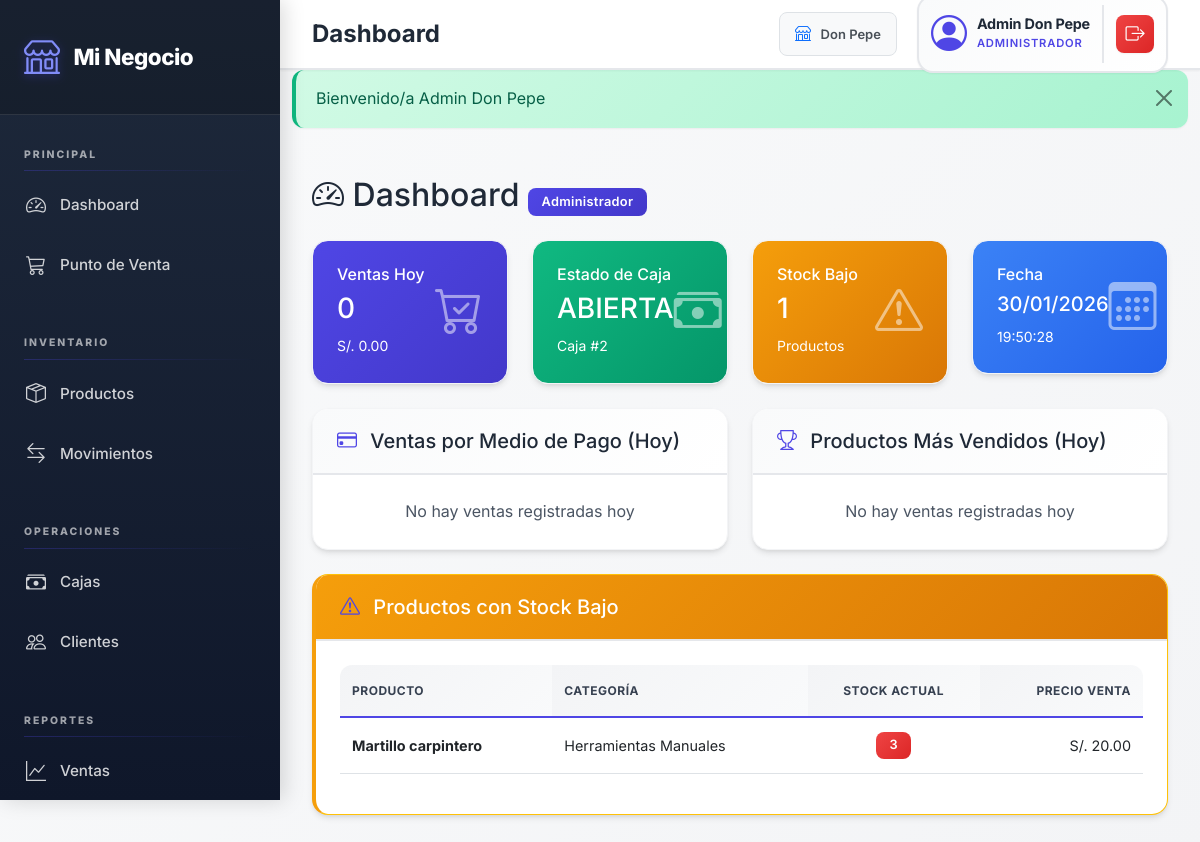
The app's page /index.php (signed in) with its own data.
### tables this page shows
CREATE TABLE `cajas` (
  `id` int(11) NOT NULL,
  `tienda_id` int(11) NOT NULL,
  `usuario_id` int(11) NOT NULL,
  `fecha_apertura` timestamp NOT NULL DEFAULT current_timestamp(),
  `saldo_inicial` decimal(10,2) NOT NULL DEFAULT 0.00,
  `fecha_cierre` timestamp NULL DEFAULT NULL,
  `efectivo_esperado` decimal(10,2) DEFAULT 0.00,
  `efectivo_contado` decimal(10,2) DEFAULT NULL,
  `yape_total_registrado` decimal(10,2) DEFAULT 0.00,
  `diferencia_efectivo` decimal(10,2) DEFAULT 0.00,
  `estado` enum('ABIERTA','CERRADA','VALIDADA') NOT NULL DEFAULT 'ABIERTA',
  `observacion` text DEFAULT NULL,
  `validado_por` int(11) DEFAULT NULL,
  `fecha_validacion` timestamp NULL DEFAULT NULL
);

CREATE TABLE `productos` (
  `id` int(11) NOT NULL,
  `tienda_id` int(11) NOT NULL,
  `categoria_id` int(11) DEFAULT NULL,
  `unidad_medida_id` int(11) DEFAULT NULL,
  `nombre` varchar(100) NOT NULL,
  `descripcion` text DEFAULT NULL,
  `codigo_barra` varchar(50) DEFAULT NULL,
  `precio_compra` decimal(10,2) NOT NULL DEFAULT 0.00,
  `precio_venta` decimal(10,2) NOT NULL,
  `stock_minimo` int(11) NOT NULL DEFAULT 0,
  `stock_actual` int(11) NOT NULL DEFAULT 0,
  `activo` tinyint(1) NOT NULL DEFAULT 1,
  `aplica_igv` tinyint(1) NOT NULL DEFAULT 1,
  `created_at` timestamp NOT NULL DEFAULT current_timestamp(),
  `updated_at` timestamp NOT NULL DEFAULT current_timestamp() ON UPDATE current_timestamp()
);

CREATE TABLE `categorias` (
  `id` int(11) NOT NULL,
  `tienda_id` int(11) DEFAULT NULL COMMENT 'NULL = Global (SUPER_ADMIN), valor = Personalizada',
  `nombre` varchar(100) NOT NULL,
  `descripcion` text DEFAULT NULL,
  `tipo_negocio` enum('ALIMENTOS','FERRETERIA','FARMACIA','ROPA','TECNOLOGIA','LIMPIEZA','LIBRERIA','MASCOTAS','VARIADO') DEFAULT 'VARIADO',
  `es_global` tinyint(1) DEFAULT 1 COMMENT '1=Global, 0=Personalizada',
  `activo` tinyint(1) DEFAULT 1,
  `created_at` timestamp NOT NULL DEFAULT current_timestamp(),
  `updated_at` timestamp NOT NULL DEFAULT current_timestamp() ON UPDATE current_timestamp()
);

### config/config.php (called while the page is built, shortened)
<?php
require_once BASE_PATH . '/config/tenant.php';
function isLoggedIn() {
    return isset($_SESSION['user_id']) && isset($_SESSION['rol']);
}
function isCajero() {
    return isLoggedIn() && $_SESSION['rol'] === 'CAJERO';
}
function formatMoney($amount) {
    return 'S/. ' . number_format($amount ?? 0, 2);
}
function getCajaAbierta($usuario_id = null) {
    $db = Database::getInstance()->getConnection();
    $params = [];
    $sql = "SELECT * FROM cajas WHERE estado = 'ABIERTA'";
    if (hasTienda()) {
        $sql .= " AND tienda_id = :tienda_id";
        $params['tienda_id'] = getTiendaId();
    }
    $sql .= " ORDER BY id DESC LIMIT 1";
    $stmt = $db->prepare($sql);
    $stmt->execute($params);
    return $stmt->fetch();
}
function getTiendaId() {
    return $_SESSION['tienda_id'] ?? null;
}
function hasTienda() {
    return isset($_SESSION['tienda_id']) && $_SESSION['tienda_id'] !== null;
}

### config/tenant.php (called while the page is built, shortened)
<?php
class TenantHelper {
    public static function addTenantScope(&$sql, $tiendaId = null) {
        $tiendaId = $tiendaId ?? getTiendaId();
        if (stripos($sql, 'WHERE') !== false) {
            $sql .= " AND tienda_id = " . intval($tiendaId);
        } else {
            $sql .= " WHERE tienda_id = " . intval($tiendaId);
        }
    }
}

### index.php (the view, shortened to what this page needs)
<?php
require_once 'config/config.php';
include 'views/layouts/header.php';
$db = Database::getInstance()->getConnection();
$stats = [];
$sql = "
    SELECT
        COUNT(*) as total_ventas,
        COALESCE(SUM(total), 0) as monto_total
    FROM ventas
    WHERE DATE(fecha_hora) = CURDATE() AND estado = 'PAGADA'
";
$stmt = $db->query($sql);
$stats['ventas_hoy'] = $stmt->fetch();
$sql = "
    SELECT COUNT(*) as total
    FROM productos
    WHERE stock_actual <= stock_minimo AND activo = TRUE
";
$stmt = $db->query($sql);
$stats['stock_bajo'] = $stmt->fetch()['total'];
$caja_abierta = getCajaAbierta();
$stats['caja_estado'] = $caja_abierta ? 'ABIERTA' : 'CERRADA';
$stats['caja_id'] = $caja_abierta ? $caja_abierta['id'] : null;
$sql = "
    SELECT
        p.medio,
        COUNT(DISTINCT v.id) as cantidad,
        COALESCE(SUM(p.monto), 0) as total
    FROM pagos p
    INNER JOIN ventas v ON p.venta_id = v.id
    WHERE DATE(v.fecha_hora) = CURDATE() AND v.estado = 'PAGADA'
";
if (!isSuperAdmin()) {
    $sql .= " AND v.tienda_id = " . getTiendaId();
}
$sql .= " GROUP BY p.medio";
$stmt = $db->query($sql);
$stats['pagos_hoy'] = $stmt->fetchAll();
$sql = "
    SELECT
        p.nombre,
        SUM(dv.cantidad) as total_vendido,
        SUM(dv.subtotal) as monto_total
    FROM detalle_venta dv
    INNER JOIN ventas v ON dv.venta_id = v.id
    INNER JOIN productos p ON dv.producto_id = p.id
    WHERE DATE(v.fecha_hora) = CURDATE() AND v.estado = 'PAGADA'
";
if (!isSuperAdmin()) {
    $sql .= " AND v.tienda_id = " . getTiendaId();
}
$sql .= " GROUP BY p.id, p.nombre ORDER BY total_vendido DESC LIMIT 5";
$stmt = $db->query($sql);
$stats['productos_top'] = $stmt->fetchAll();
$sql = "
    SELECT p.*, c.nombre as categoria
    FROM productos p
    LEFT JOIN categorias c ON p.categoria_id = c.id
    WHERE p.stock_actual <= p.stock_minimo AND p.activo = TRUE
";
if (!isSuperAdmin()) {
    $sql .= " AND p.tienda_id = " . getTiendaId();
}
$sql .= " ORDER BY p.stock_actual ASC LIMIT 10";
$stmt = $db->query($sql);
$stats['productos_stock_bajo'] = $stmt->fetchAll();
?>
<div class="row">
    <div class="col-12">
        <h2 class="mb-4">
            <i class="bi bi-speedometer2"></i> Dashboard
            <?php if (isCajero()): ?>
                <span class="badge bg-info">Cajero</span>
            <?php else: ?>
                <span class="badge bg-primary">Administrador</span>
            <?php endif; ?>
        </h2>
    </div>
</div>
<div class="row mb-4">
    <div class="col-md-3">
        <div class="card text-white bg-primary">
            <div class="card-body">
                <div class="d-flex justify-content-between align-items-center">
                    <div>
                        <h6 class="card-title">Ventas Hoy</h6>
                        <h3><?php echo $stats['ventas_hoy']['total_ventas']; ?></h3>
                        <small><?php echo formatMoney($stats['ventas_hoy']['monto_total']); ?></small>
                    </div>
                    <i class="bi bi-cart-check" style="font-size: 3rem; opacity: 0.5;"></i>
                </div>
            </div>
        </div>
    </div>
    <div class="col-md-3">
        <div class="card text-white <?php echo $stats['caja_estado'] === 'ABIERTA' ? 'bg-success' : 'bg-danger'; ?>">
            <div class="card-body">
                <div class="d-flex justify-content-between align-items-center">
                    <div>
                        <h6 class="card-title">Estado de Caja</h6>
                        <h3><?php echo $stats['caja_estado']; ?></h3>
                        <?php if ($caja_abierta): ?>
                        <small>Caja #<?php echo $caja_abierta['id']; ?></small>
                        <?php endif; ?>
                    </div>
                    <i class="bi bi-cash-stack" style="font-size: 3rem; opacity: 0.5;"></i>
                </div>
            </div>
        </div>
    </div>
    <div class="col-md-3">
        <div class="card text-white bg-warning">
            <div class="card-body">
                <div class="d-flex justify-content-between align-items-center">
                    <div>
                        <h6 class="card-title">Stock Bajo</h6>
                        <h3><?php echo $stats['stock_bajo']; ?></h3>
                        <small>Productos</small>
                    </div>
                    <i class="bi bi-exclamation-triangle" style="font-size: 3rem; opacity: 0.5;"></i>
                </div>
            </div>
        </div>
    </div>
    <div class="col-md-3">
        <div class="card text-white bg-info">
            <div class="card-body">
                <div class="d-flex justify-content-between align-items-center">
                    <div>
                        <h6 class="card-title">Fecha</h6>
                        <h5><?php echo date('d/m/Y'); ?></h5>
                        <small><?php echo date('H:i:s'); ?></small>
                    </div>
                    <i class="bi bi-calendar3" style="font-size: 3rem; opacity: 0.5;"></i>
                </div>
            </div>
        </div>
    </div>
</div>
<div class="row">
    <div class="col-md-6 mb-4">
        <div class="card">
            <div class="card-header">
                <h5 class="mb-0"><i class="bi bi-credit-card"></i> Ventas por Medio de Pago (Hoy)</h5>
            </div>
            <div class="card-body">
                <?php if (count($stats['pagos_hoy']) > 0): ?>
                <table class="table table-sm">
                    <thead>
                        <tr>
                            <th>Medio</th>
                            <th class="text-center">Cantidad</th>
                            <th class="text-end">Total</th>
                        </tr>
                    </thead>
                    <tbody>
                        <?php foreach ($stats['pagos_hoy'] as $pago): ?>
                        <tr>
                            <td>
                                <?php if ($pago['medio'] === 'EFECTIVO'): ?>
                                    <i class="bi bi-cash text-success"></i> Efectivo
                                <?php else: ?>
                                    <i class="bi bi-phone text-primary"></i> Yape
                                <?php endif; ?>
                            </td>
                            <td class="text-center"><?php echo $pago['cantidad']; ?></td>
                            <td class="text-end"><strong><?php echo formatMoney($pago['total']); ?></strong></td>
                        </tr>
                        <?php endforeach; ?>
                    </tbody>
                </table>
                <?php else: ?>
                <p class="text-muted text-center mb-0">No hay ventas registradas hoy</p>
                <?php endif; ?>
            </div>
        </div>
    </div>
    <div class="col-md-6 mb-4">
        <div class="card">
            <div class="card-header">
                <h5 class="mb-0"><i class="bi bi-trophy"></i> Productos Más Vendidos (Hoy)</h5>
            </div>
            <div class="card-body">
                <?php if (count($stats['productos_top']) > 0): ?>
                <table class="table table-sm">
                    <thead>
                        <tr>
                            <th>Producto</th>
                            <th class="text-center">Cantidad</th>
                            <th class="text-end">Total</th>
                        </tr>
                    </thead>
                    <tbody>
                        <?php foreach ($stats['productos_top'] as $producto): ?>
                        <tr>
                            <td><?php echo $producto['nombre']; ?></td>
                            <td class="text-center"><span class="badge bg-primary"><?php echo $producto['total_vendido']; ?></span></td>
                            <td class="text-end"><?php echo formatMoney($producto['monto_total']); ?></td>
                        </tr>
                        <?php endforeach; ?>
                    </tbody>
                </table>
                <?php else: ?>
                <p class="text-muted text-center mb-0">No hay ventas registradas hoy</p>
                <?php endif; ?>
            </div>
        </div>
    </div>
</div>
<?php if (count($stats['productos_stock_bajo']) > 0): ?>
<div class="row">
    <div class="col-12">
        <div class="card border-warning">
            <div class="card-header bg-warning text-dark">
                <h5 class="mb-0"><i class="bi bi-exclamation-triangle"></i> Productos con Stock Bajo</h5>
            </div>
            <div class="card-body">
                <div class="table-responsive">
                    <table class="table table-sm table-hover">
                        <thead>
                            <tr>
                                <th>Producto</th>
                                <th>Categoría</th>
                                <th class="text-center">Stock Actual</th>
                                <th class="text-end">Precio Venta</th>
                            </tr>
                        </thead>
                        <tbody>
                            <?php foreach ($stats['productos_stock_bajo'] as $producto): ?>
                            <tr>
                                <td><strong><?php echo $producto['nombre']; ?></strong></td>
                                <td><?php echo $producto['categoria']; ?></td>
                                <td class="text-center">
                                    <span class="badge bg-danger"><?php echo $producto['stock_actual']; ?></span>
                                </td>
                                <td class="text-end"><?php echo formatMoney($producto['precio_venta']); ?></td>
                            </tr>
                            <?php endforeach; ?>
                        </tbody>
                    </table>
                </div>
            </div>
        </div>
    </div>
</div>
<?php endif; ?>
<?php include 'views/layouts/footer.php'; ?>

### records on screen
cajas: estado "ABIERTA", id "2", tienda "1"
productos: nombre "Martillo carpintero", categoria.nombre "Herramientas Manuales", stock_actual "3", precio_venta "S/. 20.00"

### other values on screen
$page_title "Dashboard"
getTiendaNombre() "Don Pepe"
$_SESSION['nombre'] "Admin Don Pepe"
$_SESSION['rol'] "ADMINISTRADOR"
$flash['message'] "Bienvenido/a Admin Don Pepe"
$stats['ventas_hoy']['total_ventas'] "0"
formatMoney($stats['ventas_hoy']['monto_total']) "S/. 0.00"
